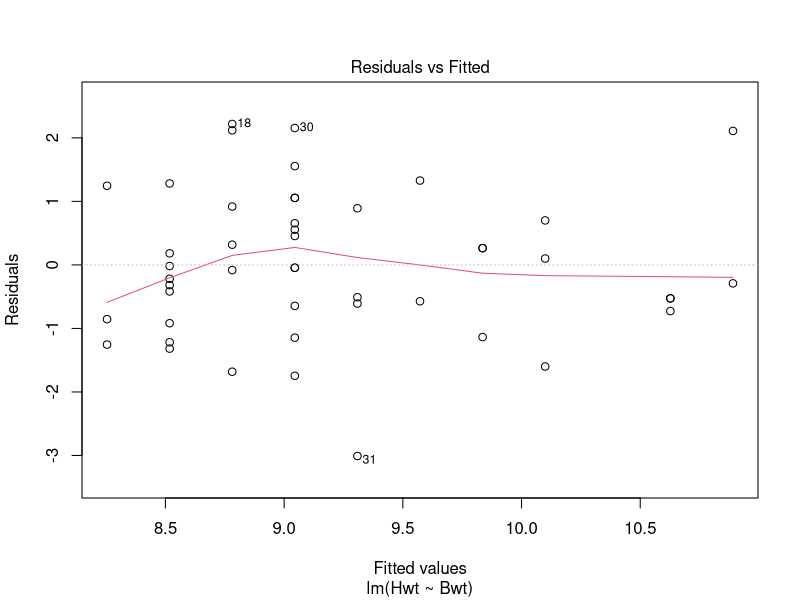
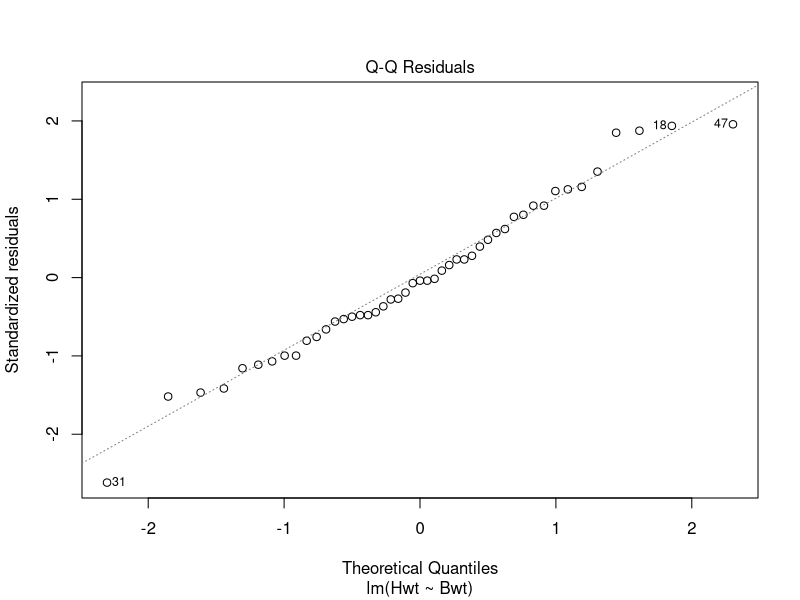
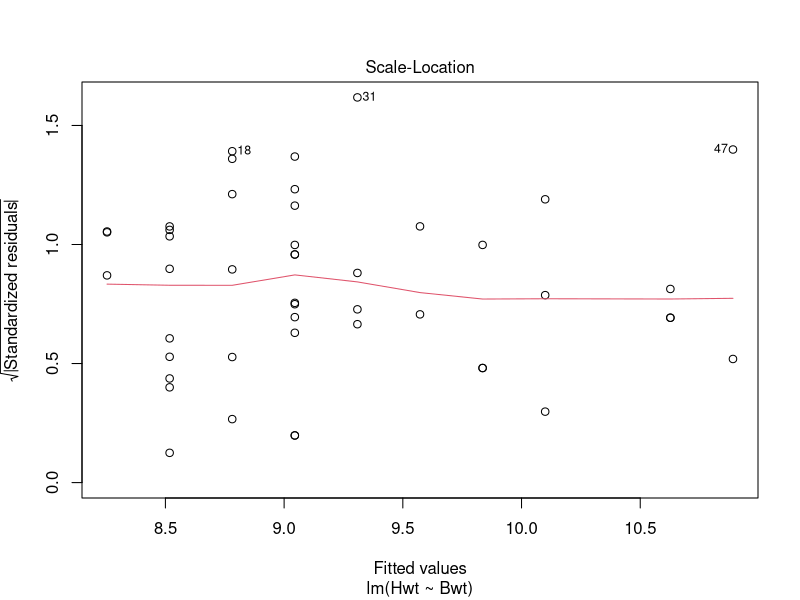
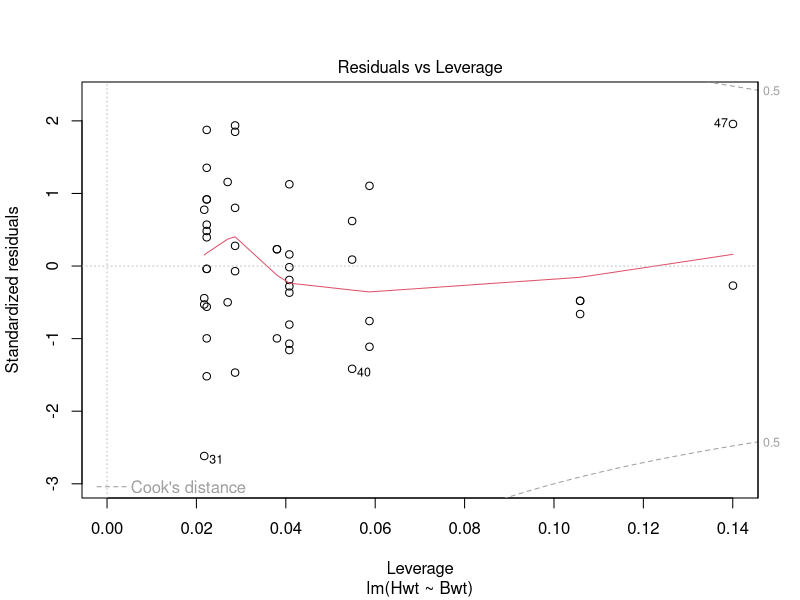

Write the R code that produced these figures, in order. (Note: this script raises an error after producing the figures.)
# Linear Models
library("MASS"); data(cats)

# linear model can be fitted using the function lm
catsF <- lm(Hwt ~ Bwt, data = cats, sub = Sex == "F") # nolint

catsM <- update(catsF, subset = Sex == "M") # nolint

## subtract the detail info
print(catsF); summary(catsF); plot(catsF)
predict(catsF, new = list(Bwt = 3), se.fit = TRUE)
coef(catsF); catsF$coef; deviance(catsF)
fitted(catsF); catsF$fit; resid(catsF); catsF$resid
catsF.diag <- lm.influence(catsF)
catsF.diag$coef; catsF.diag$hat; catsF.diag$sigma


# Model Formulas
## Models can be updated and extra sum of squares obtained
cats0 <- lm(log(Hwt / Bwt)~1, data = cats)
cats1 <- update(cats0, .~. + Sex)
### Sex * log(Bwt) indicates their interaction
cats2 <- update(cats1, .~. + Sex * log(Bwt))
### RSS is type I SS
anova(cats0, cats1, cats2)
### show the familiar outputs
anova(cats2)
### show the outputs if we drop any one of variables (but if we have interactions, we are suggested to drop only interactions)
drop1(cats2)

data(budworm)
budworm; budwm.lgt; res.dev <- resid(budwm.lgt)



